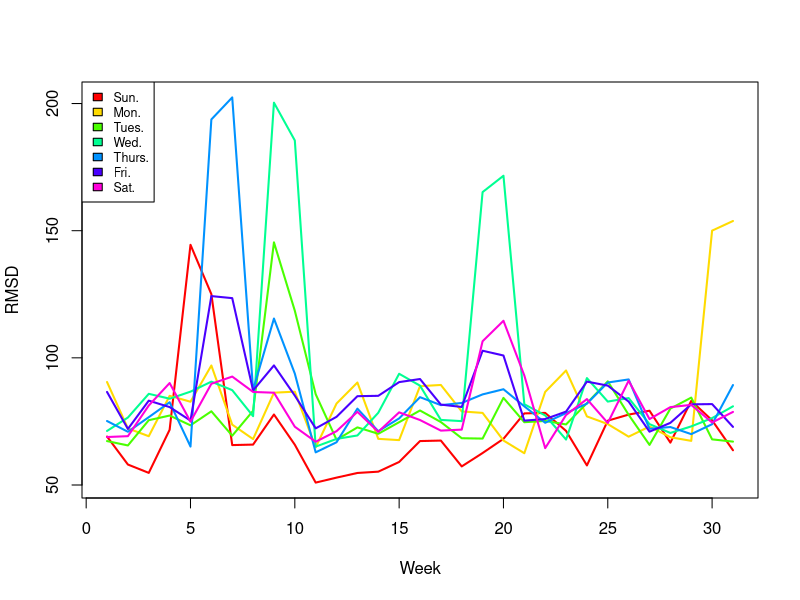
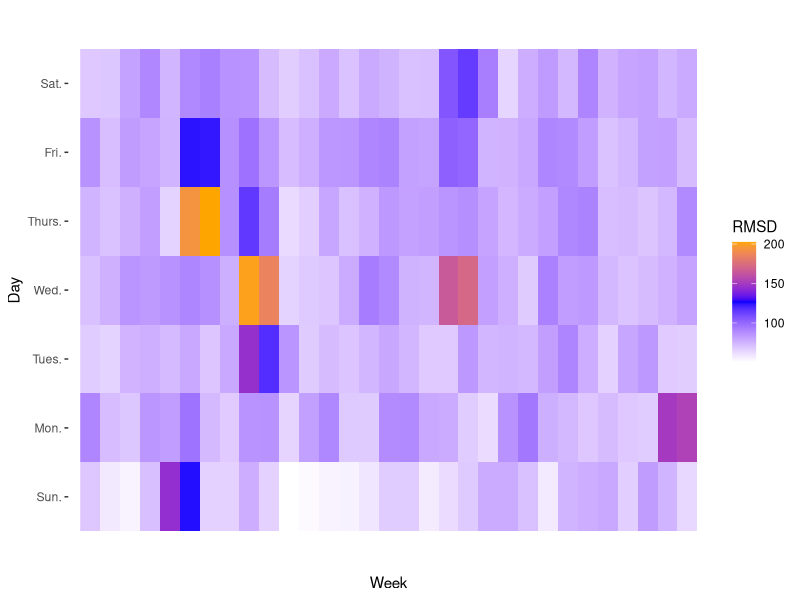

These charts were generated, in order, by the following R code:
## ---- chunk 1
# Read the data ----------------------------------------------------------------
traffic <- read.csv("../../data/UrbanAnalytics2015.csv", sep=" ")

## Parse the datetime as a Date object.
traffic$DateTime <- strptime(traffic$DateTime, "%m/%d/%y %H:%M")

stepsPerDay <- 1440/5
dayList<-c("Sun.","Mon.","Tues.","Wed.","Thurs.","Fri.","Sat.")
## ---- chunk 2
rmsd <- function(vector1, vector2) {
  deviation = (vector1 - vector2)^2
  numNA = length(which(is.na(deviation)))
  return(sqrt(sum(deviation,na.rm=T)/(length(deviation)-numNA)))
}
## ---- chunk 3
templates <- list()
for (day in 1:7) {
  startIndex <- (day-1)*stepsPerDay
  endIndex   <- (day)*stepsPerDay -1
  series <- traffic$Delay[startIndex:endIndex]
  templates <- c(templates, list(series))
}
## ---- chunk 4
days <- traffic$DateTime[nrow(traffic)]$yday + 356 - traffic$DateTime[1]$yday
weeks = floor(days/7)
rmsds <- matrix(0, nrow=weeks-1, ncol=7)
for (wday in 0:6) {

  ## For each weekday, compile a matrix of every week's version and compare
  weeklySubset = traffic[which(traffic$DateTime$wday == wday),]
  weeklyMatrix <- matrix(NA,ncol=288, nrow=weeks)
  for (index in 1:nrow(weeklySubset)) {
    dayNumber = 1+  weeklySubset$DateTime[index]$yday + 356 *(weeklySubset$DateTime[index]$year - 113)  - weeklySubset$DateTime[1]$yday
    week = 1 + floor(dayNumber/7)
    minute = 1 + (weeklySubset$DateTime[index]$min + (60*weeklySubset$DateTime[index]$hour))/5
    weeklyMatrix[week, minute] = weeklySubset$Volume[index]
  }
  for (week in 1:(weeks-1)) {
    rmsds[week, wday+1] <- rmsd(weeklyMatrix[week,],weeklyMatrix[week + 1,])
  }
}
## ---- chunk 5
matplot(rmsds,type="l",
        lty=1,lwd=2,col=rainbow(7), ylab="RMSD",xlab="Week")
legend("topleft",legend=dayList,fill=rainbow(7),
       cex=0.75)
## ---- chunk 6
library(ggplot2)
library(reshape2)
ggplot(melt(rmsds), aes(Var1,Var2, fill=value)) +
  scale_fill_gradientn(colours=c("white","blue","orange"),name="RMSD")+
  xlab("Week")+
  ylab("Day")+
  geom_raster() +
  theme( panel.background = element_rect(fill = "transparent", colour = NA),
         panel.grid.minor = element_blank(),
         panel.grid.major = element_blank()) +
  scale_x_discrete(breaks = seq(1, 31, 1), labels = seq(2,32,1))+
  scale_y_discrete(breaks=c("1","2","3","4","5","6","7"), labels=dayList, limits=c(1,2,3,4,5,6,7))

